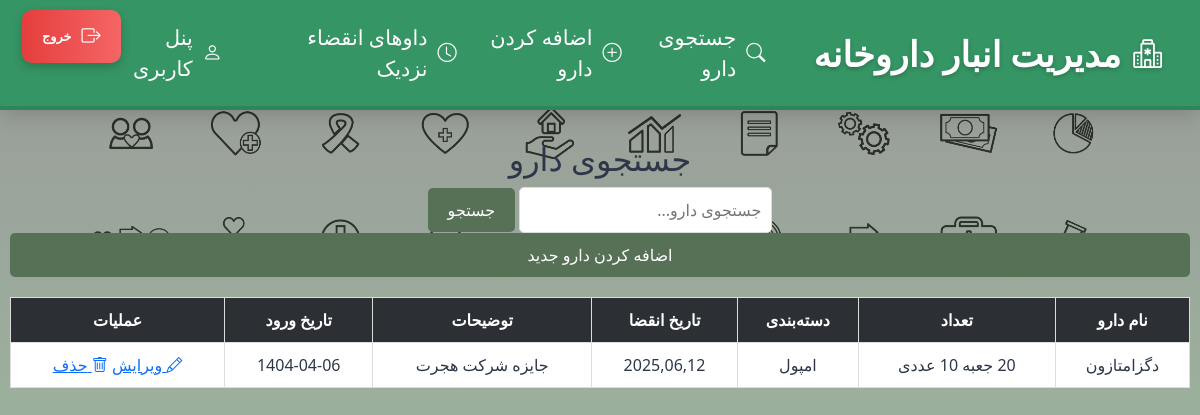
/search-drug (signed in), run on an earlier commit of the app's database.
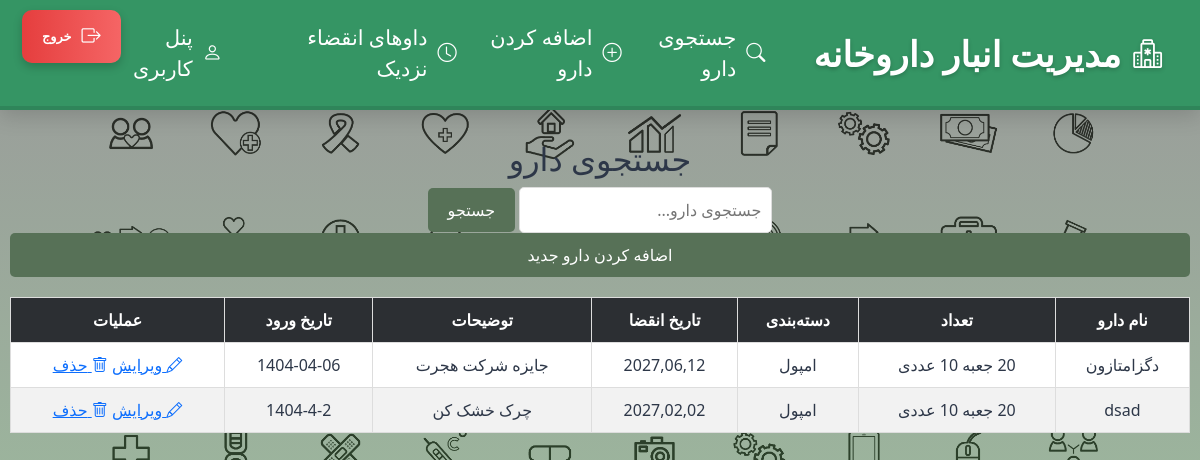
And on a later commit of the database.
### index_module/models.py (models this page shows, shortened)
class Drugs(models.Model):
    name = models.CharField(max_length=200, verbose_name='نام دارو')
    category = models.CharField(max_length=200, verbose_name='دسته بندی دارو', null=True, blank=True)
    expiration_date = models.DateField(verbose_name='تاریخ انقضا دارو', null=True, blank=True)
    number = models.CharField(max_length=200 , verbose_name='تعداد دارو')
    description = models.CharField(max_length=400, verbose_name='توضیحات برای این دارو', null=True, blank=True)
    date_in_warehouse = models.CharField(max_length=200,verbose_name='تاریخ ورود دارو به انبار', null=True, blank=True)
    user = models.ForeignKey(settings.AUTH_USER_MODEL, on_delete=models.CASCADE, related_name='drugs', null=True)
    class Meta:
        verbose_name = 'داروها'
        verbose_name_plural = 'داروهای داروخانه'

### index_module/views.py (the view)
# urls.py: path('search-drug' , views.SearchDrugView.as_view() , name = 'search_drug'),
class SearchDrugView(LoginRequiredMixin, ListView):
    model = Drugs
    template_name = 'index_module/search_medicine.html'
    context_object_name = 'medicines'
    paginate_by = 5
    def get_queryset(self):
        query = self.request.GET.get('medicine_name', '')
        if query:
            objects = Drugs.objects.filter(name__icontains=query, user=self.request.user)
        else:
            objects = Drugs.objects.filter(user=self.request.user)
        return objects
    def get_context_data(self, **kwargs):
        context = super().get_context_data(**kwargs)
        context['search_query'] = self.request.GET.get('medicine_name', '')
        if context['search_query'] and len(self.get_queryset()) == 0:
            context['is_empty'] = True
        return context

### index_module/templates/index_module/search_medicine.html (shortened to what this page needs)
{% extends 'shared/base.html' %}
{% load static %}
{% block content %}
    <div class="table-container">
        <h2>جستجوی دارو</h2>
        <form method="get">
            <div>
                <input type="text" name="medicine_name" placeholder="جستجوی دارو..." value="{{ search_query }}" style="padding: 10px; border: 1px solid #ddd; border-radius: 5px; flex: 1;">
                <button type="submit" style="background: #577157; border: none; padding: 10px 20px; border-radius: 5px; color: #ffffff; transition: all 0.3s ease;">جستجو</button>
            </div>
        </form>
        <a href="{% url 'add_drug' %}" style="background: #577157; border: none; padding: 10px 20px; border-radius: 5px; color: #ffffff; text-decoration: none; transition: all 0.3s ease; display: block; margin-bottom: 20px;">اضافه کردن دارو جدید</a>
        {% if medicines %}
            <table>
                <thead>
                    <tr>
                        <th>نام دارو</th>
                        <th>تعداد</th>
                        <th>دسته‌بندی</th>
                        <th>تاریخ انقضا</th>
                        <th>توضیحات</th>
                        <th>تاریخ ورود</th>
                        <th>عملیات</th>
                    </tr>
                </thead>
                <tbody>
                    {% for medicine in medicines %}
                       <tr>
                            <td title="{{ medicine.name }}">{{ medicine.name|truncatechars:15}}</td>
                            <td title="{{ medicine.number }}">{{ medicine.number|truncatechars:15 }}</td>
                            <td title="{{ medicine.category }}">{{ medicine.category|default:"دسته بندی ندارد"|truncatechars:15 }}</td>
                            <td title="{{ medicine.expiration_date }}">{{ medicine.expiration_date|date:"Y,m,d" |default:"تاریخ انقضا ندارد"|truncatechars:15}}</td>
                            <td title="{{ medicine.description }}">{{ medicine.description|default:"توضیحات ندارد"|truncatechars:15 }}</td>
                            <td title="{{ medicine.date_in_warehouse }}">{{ medicine.date_in_warehouse|default:"تاریخ ورود به انبار وجود ندارد"|truncatechars:15 }}</td>
                            <td class="action-links">
                                <a href="{% url 'edit_drug' medicine.id %}"><i class="bi bi-pencil"></i> ویرایش</a>
                                <a href="{% url 'delete_drug' medicine.id %}"><i class="bi bi-trash"></i> حذف</a>
                            </td>
                        </tr>
                    {% endfor %}
                </tbody>
            </table>
        {% endif %}
    </div>
{% endblock %}

What changed in the data, as far as the page shows it:
changed Drugs "دگزامتازون": expiration_date "2025,06,12" → "2027,06,12"
added Drugs: name "dsad", number "20 جعبه 10 عددی", category "امپول", expiration_date "2027,02,02", description "چرک خشک کن", date_in_warehouse "1404-4-2"
